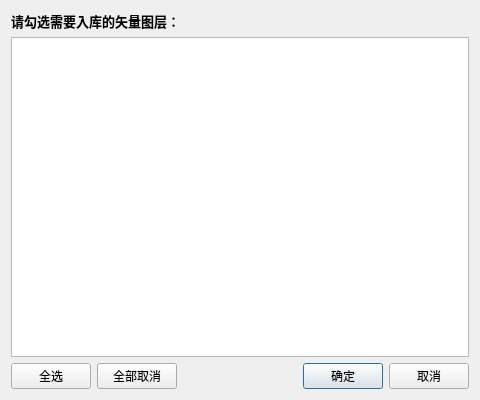
<?xml version="1.0" encoding="UTF-8"?>
<ui version="4.0">
 <class>GDBLayerSelectorDialog</class>
 <widget class="QDialog" name="GDBLayerSelectorDialog">
  <property name="geometry">
   <rect>
    <x>0</x>
    <y>0</y>
    <width>480</width>
    <height>400</height>
   </rect>
  </property>
  <property name="windowTitle">
   <string>选择要入库的GDB图层</string>
  </property>
  <layout class="QVBoxLayout" name="verticalLayout">
   <item>
    <widget class="QLabel" name="mTitleLabel">
     <property name="text">
      <string>请勾选需要入库的矢量图层：</string>
     </property>
     <property name="font">
      <font>
       <pointsize>10</pointsize>
       <bold>true</bold>
      </font>
     </property>
    </widget>
   </item>
   <item>
    <widget class="QListWidget" name="mLayerListWidget">
     <property name="font">
      <font>
       <family>微软雅黑</family>
       <pointsize>9</pointsize>
      </font>
     </property>
     <property name="selectionMode">
      <enum>QAbstractItemView::NoSelection</enum>
     </property>
    </widget>
   </item>
   <item>
    <layout class="QHBoxLayout" name="buttonLayout">
     <item>
      <widget class="QPushButton" name="mSelectAllBtn">
       <property name="text">
        <string>全选</string>
       </property>
      </widget>
     </item>
     <item>
      <widget class="QPushButton" name="mDeselectAllBtn">
       <property name="text">
        <string>全部取消</string>
       </property>
      </widget>
     </item>
     <item>
      <spacer name="horizontalSpacer">
       <property name="orientation">
        <enum>Qt::Horizontal</enum>
       </property>
       <property name="sizeHint" stdset="0">
        <size>
         <width>40</width>
         <height>20</height>
        </size>
       </property>
      </spacer>
     </item>
     <item>
      <widget class="QPushButton" name="mOkBtn">
       <property name="text">
        <string>确定</string>
       </property>
       <property name="default">
        <bool>true</bool>
       </property>
      </widget>
     </item>
     <item>
      <widget class="QPushButton" name="mCancelBtn">
       <property name="text">
        <string>取消</string>
       </property>
      </widget>
     </item>
    </layout>
   </item>
  </layout>
 </widget>
 <resources/>
 <connections/>
</ui>
